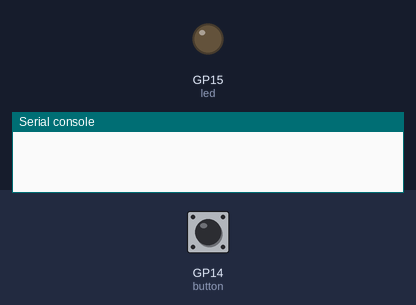
Simulated run of this program. Board: Raspberry Pi Pico running MicroPython. On the bench: output pins drawn as LEDs (lit = HIGH), the last lines printed to the serial console. Inputs (shaded band) come from the test bench; at power-on: GP14 (button) LOW.

Above: at 1.2 s.
1.3 s: GP14 (button) pulled HIGH for 0.15 s
At 6.1 s:
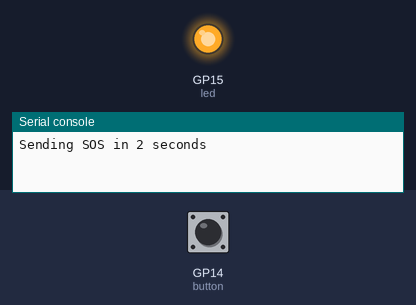
Timing chart, 0 to 12.0 s (numbered marks = the images above; inputs shaded):
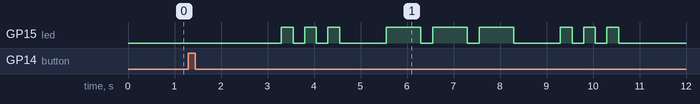

Measured:
- after the input at 1.3 s, GP15 (led): LOW → HIGH after 2.0 s, → LOW 0.25 s later, → HIGH 0.25 s later, → LOW 0.25 s later, … (18 changes in this stretch)

The program:

main.py
```python
from machine import Pin # Import the Pin class from the machine module
from utime import sleep # Import the sleep function from the utime module

led = Pin(15, Pin.OUT) #Initialize the LED pin as an output
button = Pin(14, Pin.IN, Pin.PULL_DOWN) #Initialize the button pin as an input with a pull-down resistor
#Define the time intervals for Morse code
dot = 0.25 # Duration of a dot
dash = 3 * dot # Duration of a dash(3 times the duration of a dot)
short_wait = dot # Short wait time between blinks
nextChar = 3 * dot # Wait time between characters

# Number of times the SOS will be sent
num_of_sos = 10
# Function to blink the LED for a short duration(dot)
def short_blink():
#  print('S = ...')
  led.on()
  sleep(dot)
  led.off()
  sleep(short_wait)

#Function to blink the LED for a long duration(dash)
def long_blink():
#  print('O = ---')
  led.on()
  sleep(dash)
  led.off()
  sleep(short_wait)
#Function to send the SOS signal a specified number of times
def send_sos(num_of_sos):
  for i in range(num_of_sos):
    if button.value(): #Check if the button is pressed
      print("Sending SOS in 2 seconds")
      sleep(2) #Wait for 2 seconds before sending the SOS signal
      for i in range(3):# Send 'S' in Morse code (three short blinks)
        short_blink()
      sleep(nextChar)# Wait before sending the next character
      for i in range(3):# Send 'O' in Morse code (three long blinks)
        long_blink()
      sleep(nextChar)# Wait before sending the next character
      for i in range(3):# Send 'S' in Morse code (three short blinks)
        short_blink()

while True: #Main loop to continuously check the button is pressed
  if button.value(): #If the button is pressed
    send_sos(num_of_sos)# Send SOS signal
```
